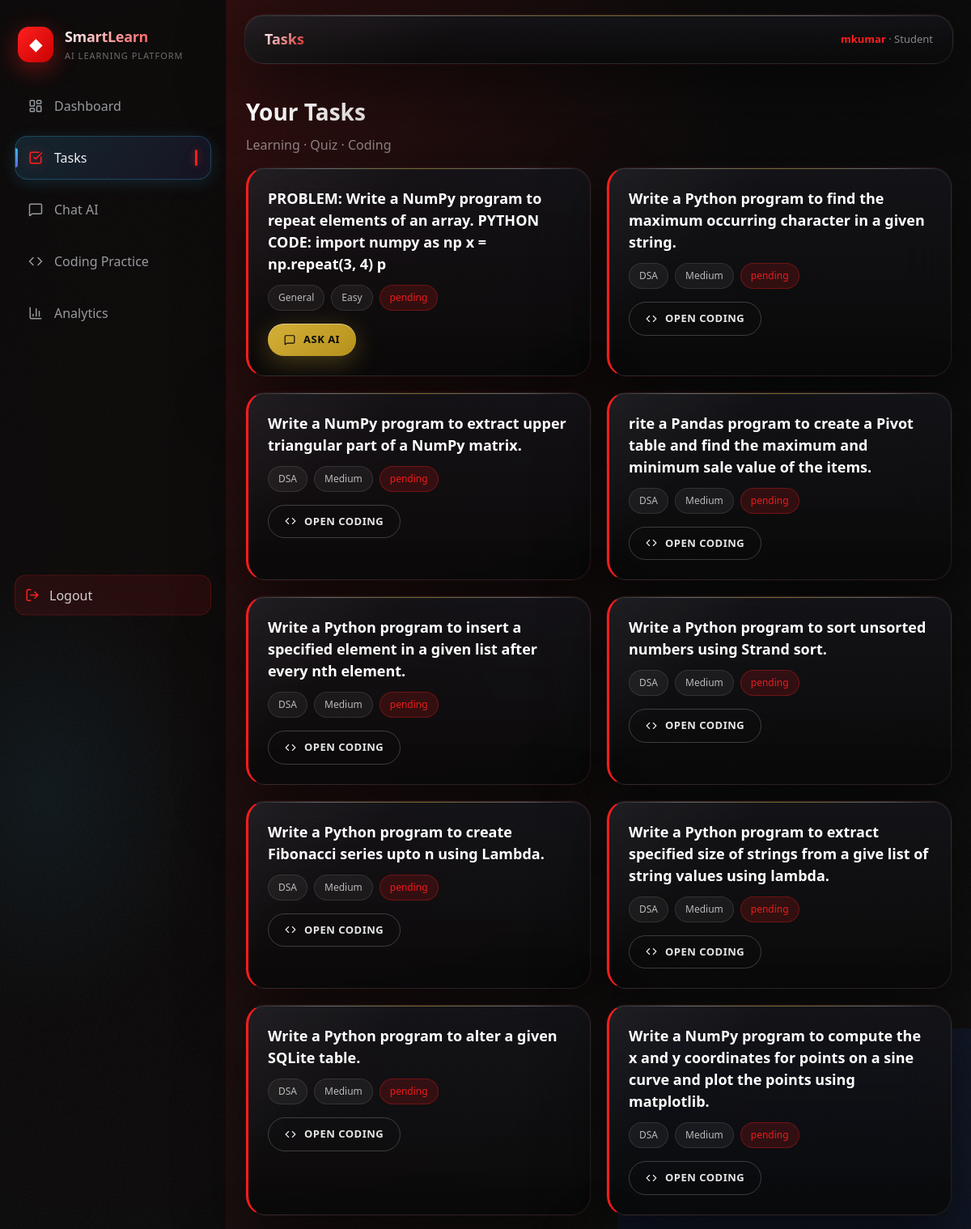
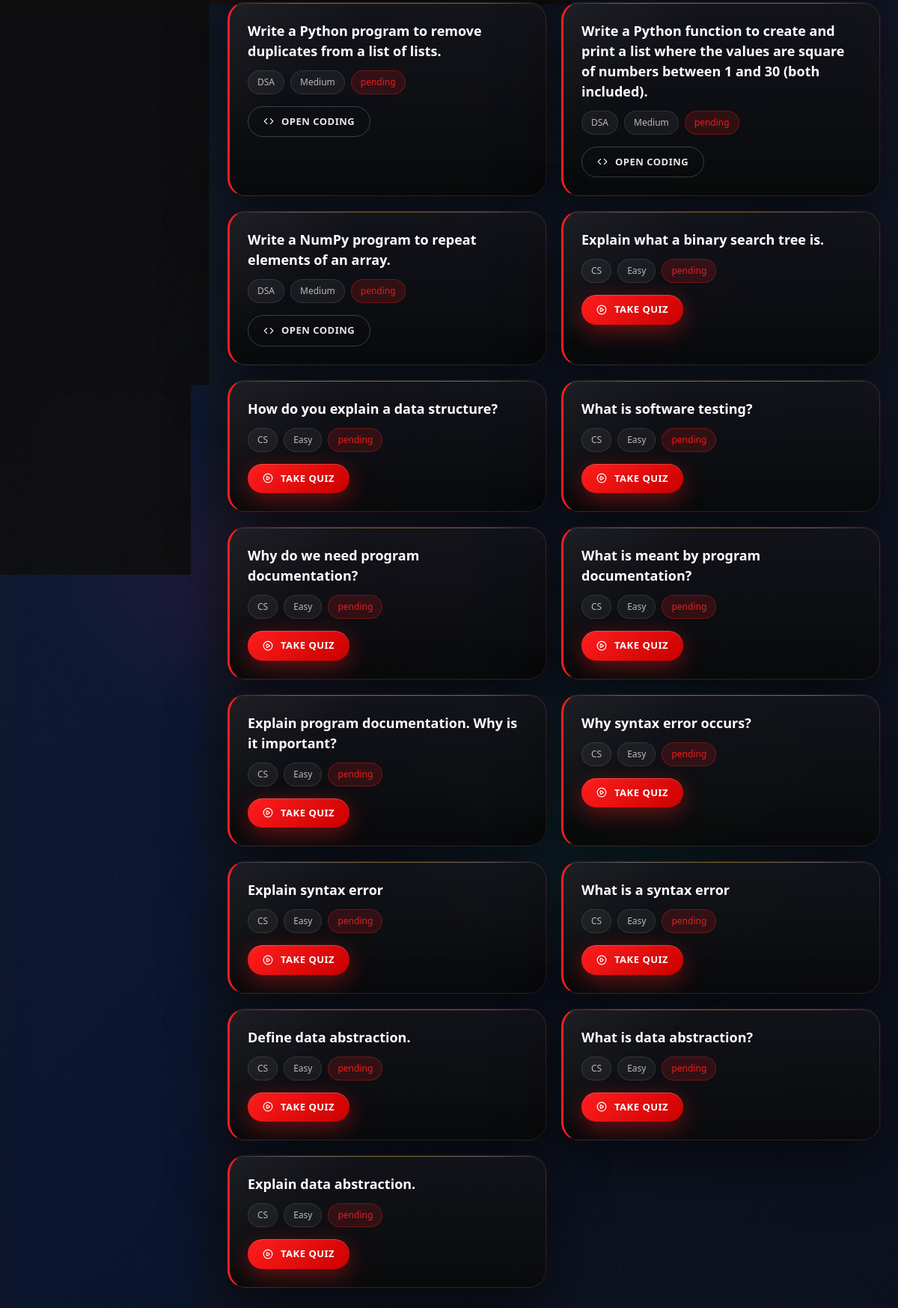
Screenshot of /student/tasks (signed in) with the database file from the repository (2 pictures, top to bottom).
### models/user.py (models this page shows, shortened)
class User(UserMixin, Base):
    __tablename__ = "users"
    id = Column(Integer, primary_key=True)
    username = Column(String(50), unique=True, nullable=False, index=True)
    password_hash = Column(String(255), nullable=False)
    role = Column(String(20), nullable=False, index=True)  # student | teacher
    created_at = Column(DateTime(timezone=True), server_default=func.now(), nullable=False)
    is_active = Column(Boolean, default=True, nullable=False)
    email = Column(String(100), unique=True, nullable=True)
    firebase_uid = Column(String(128), unique=True, nullable=True, index=True)

### models/task.py (models this page shows)
class Task(Base):
    __tablename__ = "tasks"
    id = Column(Integer, primary_key=True)
    title = Column(String(200), nullable=False)
    subject = Column(String(100), nullable=False, index=True)
    difficulty = Column(String(20), nullable=False)
    task_type = Column(String(30), nullable=False)  # learning | quiz | coding
    status = Column(String(20), nullable=False, default="pending")
    payload_json = Column(Text, nullable=True)
    created_at = Column(DateTime(timezone=True), server_default=func.now(), nullable=False)

### routes/student.py (the view)
@student_bp.get("/tasks")
@login_required
def tasks():
    gate = _require_student()
    if gate:
        return gate
    items = get_tasks()
    return render_template("student/tasks.html", tasks=items)

### routes/student.py (called while the page is built)
def _require_student():
    if current_user.role != "student":
        return redirect(url_for("teacher.dashboard"))
    return None

### services/task_service.py (called while the page is built, shortened)
def ensure_tasks_seeded():
    db = get_db_session()
    if db.query(Task).count() > 0:
        return

def get_tasks():
    ensure_tasks_seeded()
    db = get_db_session()
    return db.query(Task).order_by(Task.id.desc()).all()

### utils/db.py (called while the page is built)
def get_db_session():
    if SessionLocal is None:
        raise RuntimeError("Database not initialized")
    return SessionLocal()

### utils/login.py (called while the page is built)
@login_manager.user_loader
def load_user(user_id: str):
    db = get_db_session()
    return db.query(User).filter(User.id == int(user_id)).first()

### utils/security.py (called while the page is built)
def configure_security(app):
    csrf.init_app(app)
    @app.after_request
    def set_security_headers(response):
        response.headers['Cross-Origin-Opener-Policy'] = 'same-origin-allow-popups'
        return response

### templates/student/tasks.html
{% extends 'layouts/app_layout.html' %}
{% set page_title = 'Tasks' %}
{% set nav_items = [
  {'label':'Dashboard','href':url_for('student.dashboard'),'icon':'layout-dashboard','active':False},
  {'label':'Tasks','href':url_for('student.tasks'),'icon':'check-square','active':True},
  {'label':'Chat AI','href':url_for('student.chat'),'icon':'message-square','active':False},
  {'label':'Coding Practice','href':url_for('student.coding_list'),'icon':'code','active':False},
  {'label':'Analytics','href':url_for('student.analytics'),'icon':'bar-chart-3','active':False},
] %}
{% block content %}
  <div class="page-head" data-aos="fade-down">
    <div>
      <div class="h1" style="font-size: 28px; font-weight: 800; background: linear-gradient(135deg, white, rgba(255,255,255,0.8)); -webkit-background-clip: text; -webkit-text-fill-color: transparent;">
        Your Tasks
      </div>
      <div class="muted" style="color: rgba(255,255,255,0.5); margin-top: 8px;">Learning · Quiz · Coding</div>
    </div>
  </div>
  <div class="task-grid" style="display: grid; grid-template-columns: repeat(auto-fit, minmax(300px, 1fr)); gap: 20px;">
    {% for t in tasks %}
      <div class="premium-card task-card hover-lift shine" data-aos="fade-up" data-aos-delay="{{ 100 + loop.index0 * 100 }}" style="padding: 24px; border-left: 3px solid {% if t.status == 'completed' %}rgba(16,185,129,0.8){% else %}var(--ferrari-red){% endif %};">
        <div class="task-title" style="font-size: 18px; font-weight: 700; margin-bottom: 12px; color: white;">{{ t.title }}</div>
        <div class="task-meta" style="display: flex; gap: 8px; flex-wrap: wrap; margin-bottom: 16px;">
          <span class="pill" style="font-size: 12px; padding: 6px 12px; border-radius: 20px; background: rgba(255,255,255,0.05); border: 1px solid rgba(255,255,255,0.1); color: rgba(255,255,255,0.7);">{{ t.subject }}</span>
          <span class="pill" style="font-size: 12px; padding: 6px 12px; border-radius: 20px; background: rgba(255,255,255,0.05); border: 1px solid rgba(255,255,255,0.1); color: rgba(255,255,255,0.7);">{{ t.difficulty|capitalize }}</span>
          <span class="pill" style="font-size: 12px; padding: 6px 12px; border-radius: 20px; {% if t.status == 'completed' %}background: rgba(16,185,129,0.15); border: 1px solid rgba(16,185,129,0.3); color: rgba(16,185,129,0.9);{% else %}background: rgba(255,30,30,0.15); border: 1px solid rgba(255,30,30,0.3); color: rgba(255,30,30,0.9);{% endif %}">{{ t.status }}</span>
        </div>
        <div class="task-actions">
          {% if t.task_type == 'quiz' %}
            <a class="btn-premium btn-ferrari" href="{{ url_for('student.quiz_config') }}" style="padding: 10px 20px; font-size: 13px;">
              <i data-lucide="play-circle" style="width: 14px; height: 14px;"></i>
              Take Quiz
            </a>
          {% elif t.task_type == 'coding' %}
            <a class="btn-premium btn-outline-premium" href="{{ url_for('student.coding_list') }}" style="padding: 10px 20px; font-size: 13px;">
              <i data-lucide="code" style="width: 14px; height: 14px;"></i>
              Open Coding
            </a>
          {% else %}
            <a class="btn-premium btn-gold" href="{{ url_for('student.chat') }}" style="padding: 10px 20px; font-size: 13px;">
              <i data-lucide="message-square" style="width: 14px; height: 14px;"></i>
              Ask AI
            </a>
          {% endif %}
        </div>
      </div>
    {% endfor %}
  </div>
{% endblock %}

### templates/layouts/app_layout.html (shortened to what this page needs)
{% extends 'base.html' %}
{% block shell %}
<div class="layout ferrari-bg">
  <div class="speed-lines" style="opacity: 0.15; z-index: 0;">
  </div>
  {% include 'partials/sidebar.html' %}
  <main class="main" style="position: relative; z-index: 1;">
    <header class="topbar premium-card" style="padding: 16px 24px; margin-bottom: 20px;" data-aos="fade-down">
      <div class="topbar-title" style="background: linear-gradient(135deg, white, rgba(255,30,30,0.8)); -webkit-background-clip: text; -webkit-text-fill-color: transparent;">
        {{ page_title }}
      </div>
      <div class="topbar-meta" style="color: rgba(255,255,255,0.5);">
        <span style="color: var(--ferrari-red); font-weight: 600;">{{ current_user.username }}</span> · {{ current_user.role|capitalize }}
      </div>
    </header>
    <section class="content">
      {% block content %}{% endblock %}
    </section>
  </main>
</div>
{% endblock %}

### templates/base.html (shortened to what this page needs)
<!doctype html>
<html lang="en">
  <head>
    <script src="https://cdn.tailwindcss.com"></script>
    <link href="https://unpkg.com/aos@2.3.1/dist/aos.css" rel="stylesheet">
    <link rel="stylesheet" href="{{ url_for('static', filename='css/app.css') }}" />
  </head>
  <body class="min-h-screen bg-slate-950 text-slate-100">
    <div class="app-shell">
      {% block shell %}{% endblock %}
    </div>
  </body>
</html>

### templates/partials/sidebar.html (shortened to what this page needs)
<aside class="sidebar" style="background: linear-gradient(180deg, rgba(10,10,10,0.95) 0%, rgba(15,15,15,0.9) 100%); border-right: 1px solid rgba(255,30,30,0.1);">
  <div class="sidebar-top" data-aos="fade-right" data-aos-delay="100">
    <div class="brand">
      <div class="brand-dot" style="background: linear-gradient(135deg, var(--ferrari-red), var(--ferrari-dark-red)); box-shadow: 0 8px 30px rgba(255,30,30,0.4);"></div>
      <div>
        <div class="brand-title" style="background: linear-gradient(135deg, white, var(--ferrari-red)); -webkit-background-clip: text; -webkit-text-fill-color: transparent;">SmartLearn</div>
        <div class="brand-subtitle" style="color: rgba(255,255,255,0.4);">AI Learning Platform</div>
      </div>
    </div>
  </div>
  <nav class="sidebar-nav">
    {% for item in nav_items %}
      <a class="nav-item {% if item.active %}active{% endif %} hover-lift" href="{{ item.href }}" data-aos="fade-right" data-aos-delay="{{ 200 + loop.index0 * 100 }}">
        <span class="nav-icon" aria-hidden="true" style="{% if item.active %}color: var(--ferrari-red); filter: drop-shadow(0 0 8px rgba(255,30,30,0.5));{% endif %}">
          <i data-lucide="{{ item.icon }}"></i>
        </span>
        <span class="nav-label">{{ item.label }}</span>
        {% if item.active %}
        <span style="margin-left: auto; width: 3px; height: 20px; background: var(--ferrari-red); border-radius: 2px; box-shadow: 0 0 10px rgba(255,30,30,0.5);"></span>
        {% endif %}
      </a>
    {% endfor %}
  </nav>
  <form class="sidebar-bottom" method="post" action="{{ url_for('auth.logout') }}" data-aos="fade-up" data-aos-delay="600">
    <button type="submit" class="logout-btn" style="background: rgba(255,30,30,0.1); border: 1px solid rgba(255,30,30,0.2); color: rgba(255,255,255,0.8); transition: all 0.3s ease;">
      <span class="nav-icon" aria-hidden="true" style="color: var(--ferrari-red);"><i data-lucide="log-out"></i></span>
      <span class="nav-label">Logout</span>
    </button>
  </form>
</aside>

### rows the page displays
User: username "mkumar", role "Student"
Task: title "PROBLEM: Write a NumPy program to repeat elements of an array. PYTHON CODE: import numpy as np x = np.repeat(3, 4) p", subject "General", difficulty "Easy", status "pending"
Task: title "Write a Python program to find the maximum occurring character in a given string.", subject "DSA", difficulty "Medium", status "pending"
Task: title "Write a NumPy program to extract upper triangular part of a NumPy matrix.", subject "DSA", difficulty "Medium", status "pending"
Task: title "rite a Pandas program to create a Pivot table and find the maximum and minimum sale value of the items.", subject "DSA", difficulty "Medium", status "pending"
Task: title "Write a Python program to insert a specified element in a given list after every nth element.", subject "DSA", difficulty "Medium", status "pending"
Task: title "Write a Python program to sort unsorted numbers using Strand sort.", subject "DSA", difficulty "Medium", status "pending"
Task: title "Write a Python program to create Fibonacci series upto n using Lambda.", subject "DSA", difficulty "Medium", status "pending"
Task: title "Write a Python program to extract specified size of strings from a give list of string values using lambda.", subject "DSA", difficulty "Medium", status "pending"
Task: title "Write a Python program to alter a given SQLite table.", subject "DSA", difficulty "Medium", status "pending"
Task: title "Write a NumPy program to compute the x and y coordinates for points on a sine curve and plot the points using matplotlib.", subject "DSA", difficulty "Medium", status "pending"
Task: title "Write a Python program to remove duplicates from a list of lists.", subject "DSA", difficulty "Medium", status "pending"
Task: title "Write a Python function to create and print a list where the values are square of numbers between 1 and 30 (both included).", subject "DSA", difficulty "Medium", status "pending"
Task: title "Write a NumPy program to repeat elements of an array.", subject "DSA", difficulty "Medium", status "pending"
Task: title "Explain what a binary search tree is.", subject "CS", difficulty "Easy", status "pending"
Task: title "How do you explain a data structure?", subject "CS", difficulty "Easy", status "pending"
Task: title "What is software testing?", subject "CS", difficulty "Easy", status "pending"
Task: title "Why do we need program documentation?", subject "CS", difficulty "Easy", status "pending"
Task: title "What is meant by program documentation?", subject "CS", difficulty "Easy", status "pending"
Task: title "Explain program documentation. Why is it important?", subject "CS", difficulty "Easy", status "pending"
Task: title "Why syntax error occurs?", subject "CS", difficulty "Easy", status "pending"
Task: title "Explain syntax error", subject "CS", difficulty "Easy", status "pending"
Task: title "What is a syntax error", subject "CS", difficulty "Easy", status "pending"
Task: title "Define data abstraction.", subject "CS", difficulty "Easy", status "pending"
Task: title "What is data abstraction?", subject "CS", difficulty "Easy", status "pending"
Task: title "Explain data abstraction.", subject "CS", difficulty "Easy", status "pending"

### other values shown
{{ item.label }} "Dashboard" "Tasks" "Chat AI" "Coding Practice" "Analytics"
{{ page_title }} "Tasks"
